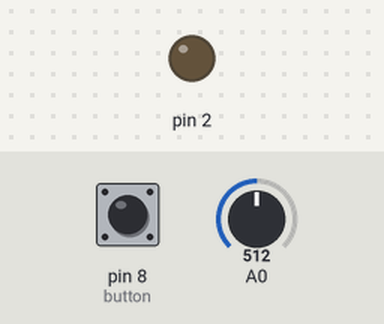
This sketch was run on a simulated Arduino Uno, built with avr-gcc and run on an emulated ATmega328P. Shown: output pins drawn as LEDs (lit = HIGH). Dashed ring = blinking. The test bench sets the inputs (shaded band); at power-on: A0 = 512, pin 8 (button) LOW.

Above: at 2.3 s.
2.4 s: A0 set to 307
4.7 s: A0 set to 290
At 6.9 s:
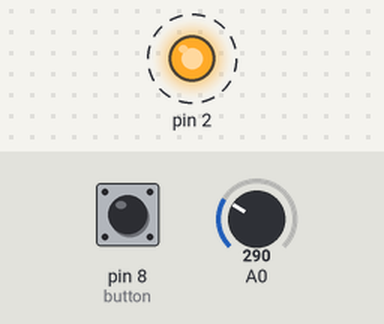
9.7 s: A0 set to 306
At 10.3 s:
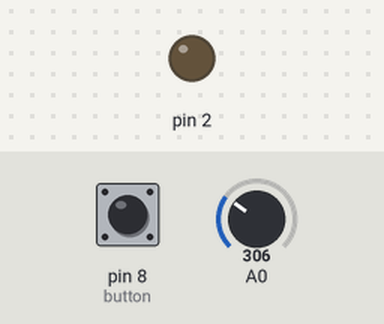
Timing chart, 0 to 12.7 s (numbered marks = the images above; inputs shaded):
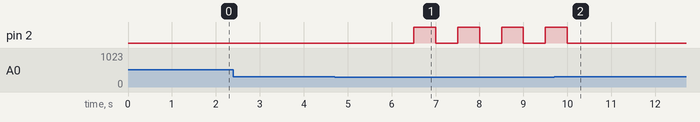

Measured:
- the behaviour switches between 300 and 299 on A0 (found by bisection; images 0 and 1)
- after the input at 2.4 s, every drawn part: stays the same
- after the input at 4.7 s, pin 2: alternates HIGH for 0.50 s and LOW for 0.50 s, starting after 1.8 s
- after the input at 9.7 s, pin 2: goes on until 10.0 s, then stays LOW

The sketch:

Code.ino
```cpp
const int button = 8;
int count = 2;

void setup()
{
  Serial.begin(9600);
  pinMode(2,OUTPUT);
  pinMode(button,INPUT);
}

void loop()
{
  int c = analogRead(A0);
  delay(500);
  if(c<300)
  {
    if(digitalRead(button)==HIGH){
      delay(500);
      count++;
      }

    if(count%2==0){
     digitalWrite(2,HIGH);
     delay(500);
     digitalWrite(2,LOW);

      }
    if(count%2!=0){
     digitalWrite(2,HIGH);
     delay(1000);
     digitalWrite(2,LOW);
     delay(1000);
      }
  }
  else
  {
    digitalWrite(2,LOW);
    delay(1000);
  }
}
```
